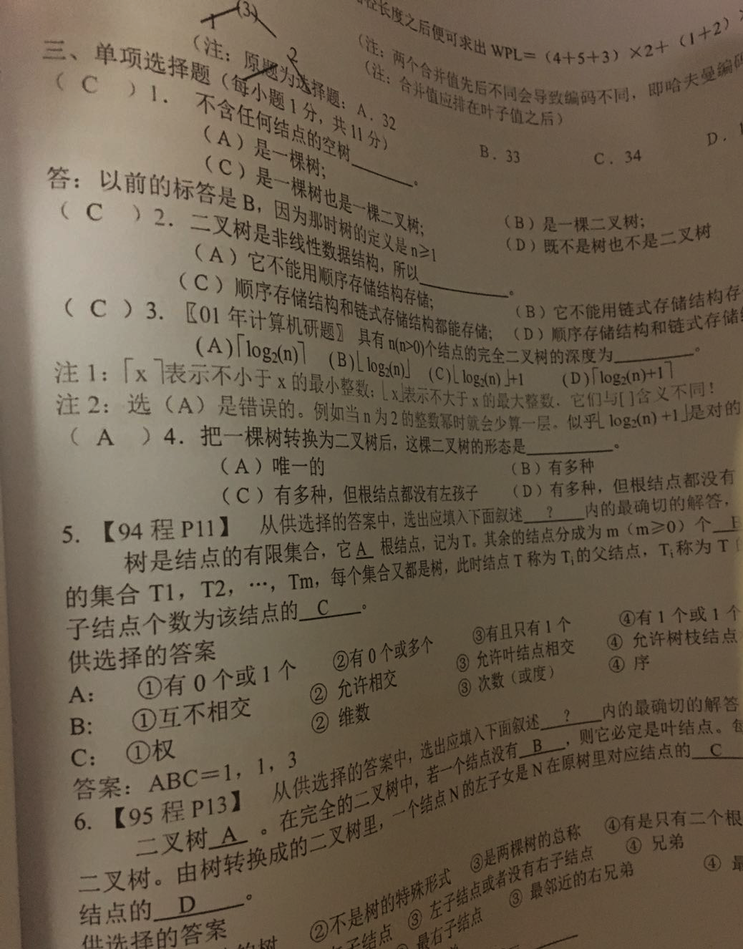
#> input picture img/bookpage.png, 743 x 949 px, shrunk from 1038 x 1326 before the run
$ python thresholding.py
#> lines starting #> are read from the running program, lines starting #| are printed output that depends on the picture; after the words box and inside, x2 and y2 are one past the last pixel; in counts of white or black regions, pixels touching at a corner belong together
import numpy as np
import cv2

img = cv2.imread("img/bookpage.png")
#> img is the input picture: shape (949, 743, 3); mean B, G, R 78.6, 96, 109.1
ret, threshold = cv2.threshold(img, 95, 255, cv2.THRESH_BINARY)
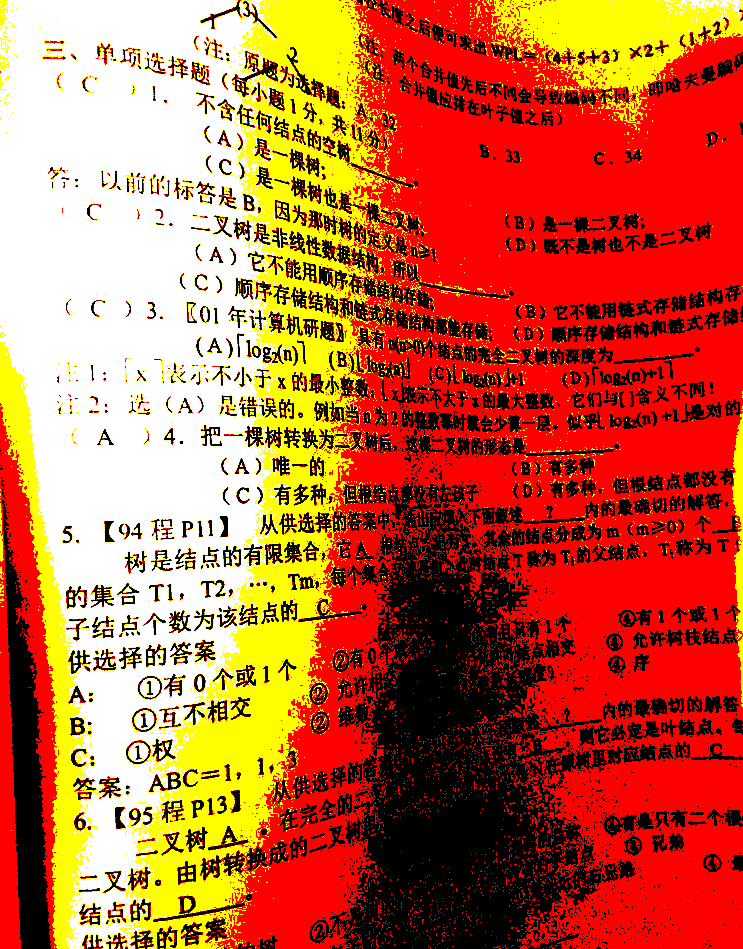
#> threshold: shape (949, 743, 3); mean B, G, R 57.3, 97.5, 195.2

gray_scale = cv2.cvtColor(img, cv2.COLOR_BGR2GRAY)
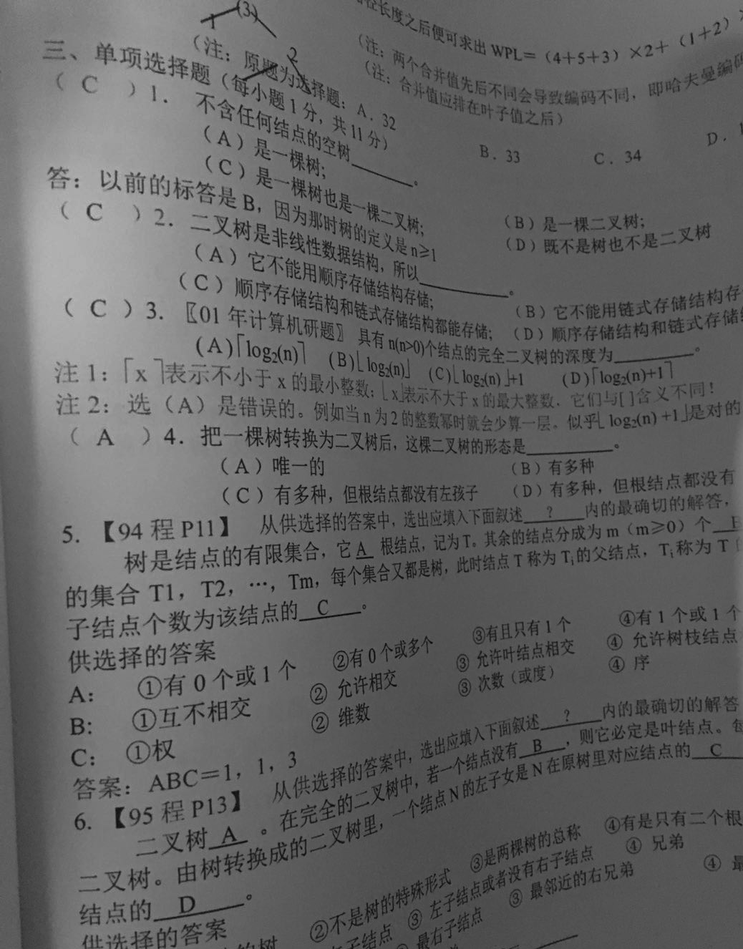
#> gray_scale: shape (949, 743); min 2, max 183, mean 97.9
ret_gray, threshold_gray = cv2.threshold(gray_scale, 95, 255, cv2.THRESH_BINARY)
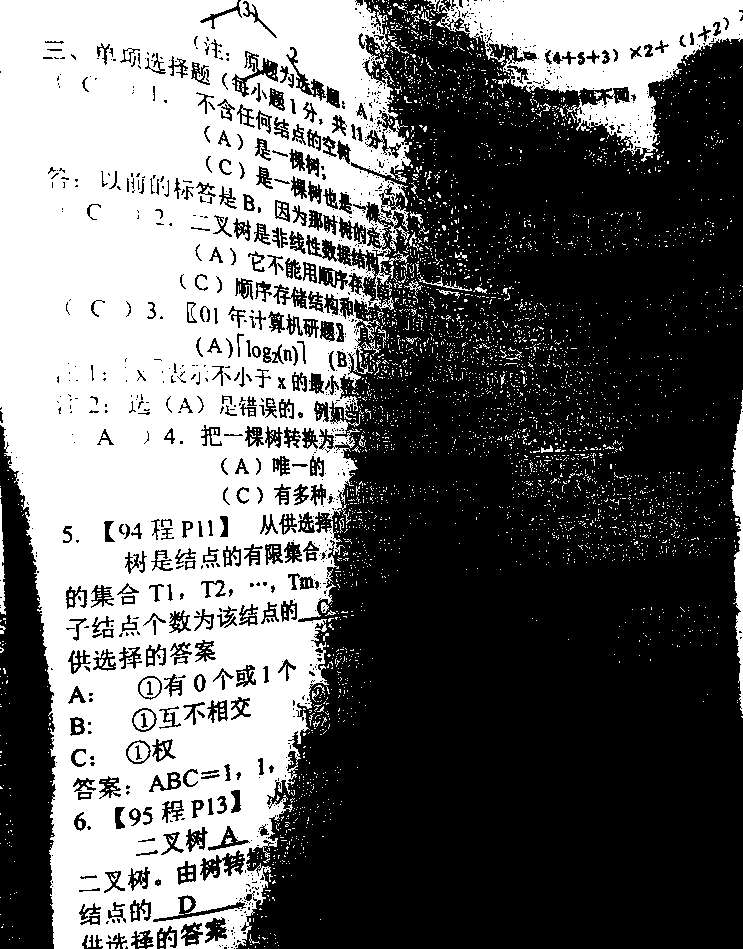
#> threshold_gray: shape (949, 743); 41.7% white; 4071 white regions (3980 under 20 px), largest, box (x1, y1, x2, y2) and area: (0, 0, 412, 949) 255407, (436, 0, 743, 156) 21690, (731, 390, 743, 714) 1919

gaus = cv2.adaptiveThreshold(gray_scale, 255, cv2.ADAPTIVE_THRESH_GAUSSIAN_C, cv2.THRESH_BINARY, 115, 1)
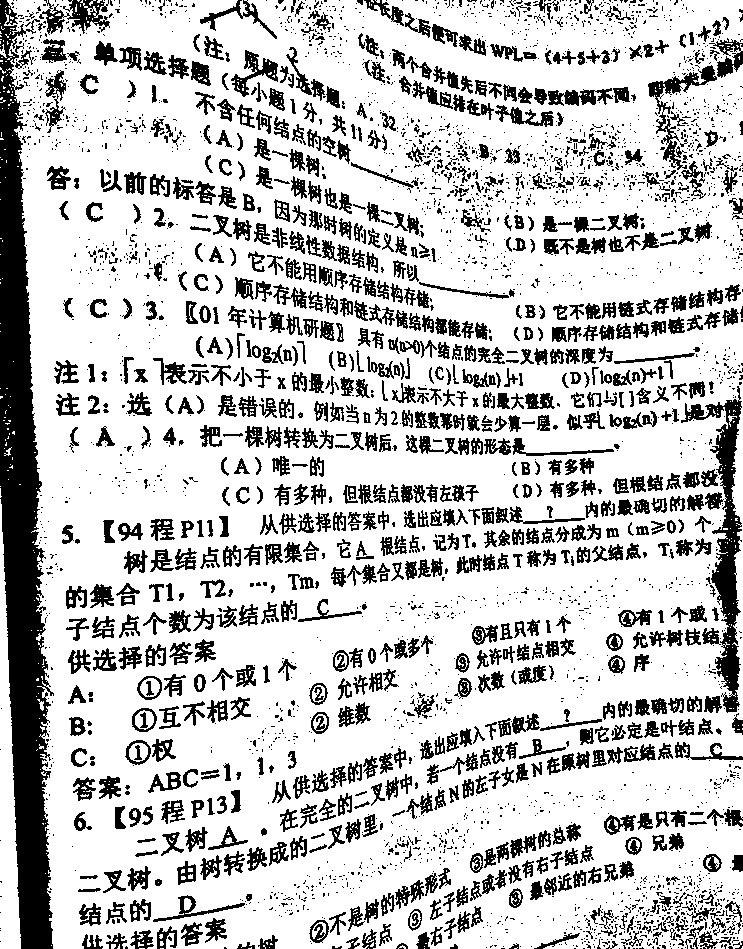
#> gaus: shape (949, 743); 76.8% white; 3747 black regions (2778 under 20 px), largest, box (x1, y1, x2, y2) and area: (0, 0, 54, 949) 27256, (681, 386, 742, 713) 5111, (648, 65, 717, 170) 1389

retval2, threshold2 = cv2.threshold(gray_scale, 125, 255, cv2.THRESH_BINARY + cv2.THRESH_OTSU)
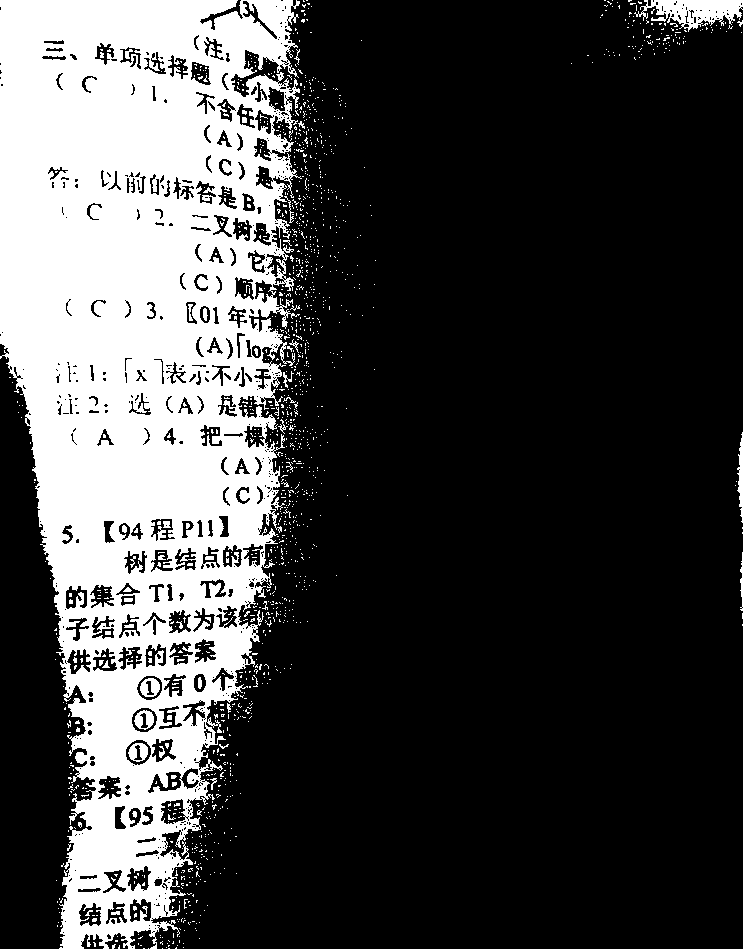
#> threshold2: shape (949, 743); 26.4% white; 1438 white regions (1388 under 20 px), largest, box (x1, y1, x2, y2) and area: (0, 0, 302, 949) 178080, (634, 0, 743, 32) 1854, (737, 432, 743, 523) 302
#> retval2 = 109

cv2.imshow("img", img)
cv2.imshow("threshold", threshold)
cv2.imshow("threshold_gray", threshold_gray)
cv2.imshow("gaus", gaus)
cv2.imshow("threshold2", threshold2)

cv2.waitKey(0)
cv2.destroyAllWindows()
